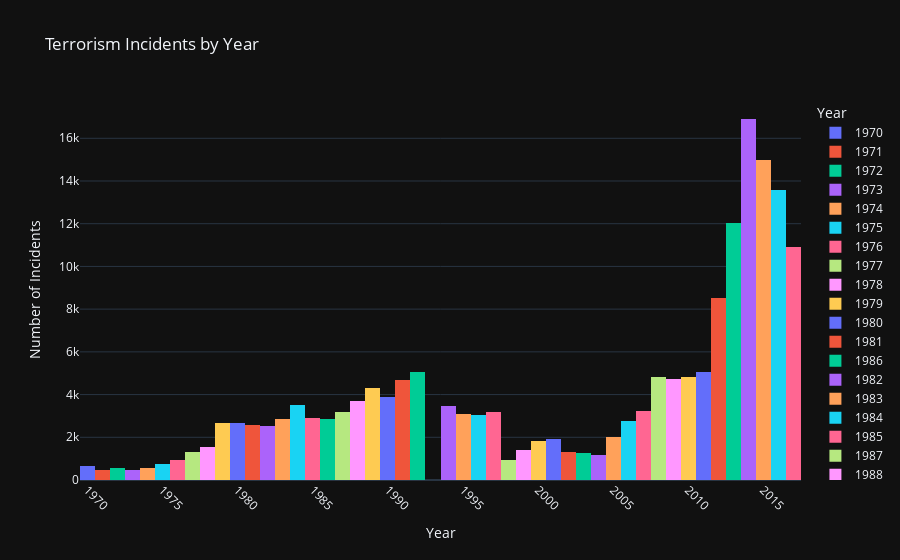

The notebook cell saved with this chart:
### Code cell
import plotly.express as px

# Create an interactive count plot using Plotly
fig = px.histogram(data, x='iyear', color='iyear', 
                   title="Temprature over year by Year",
                   labels={'iyear': 'Year'},)

# Update layout for better visibility
fig.update_layout(
    xaxis_title='Year',
    yaxis_title='Temprature over year',
    xaxis_tickangle=45,
    legend_title='Year',
    template='plotly_dark',  # Optional: for a dark theme
)

# Show the plot
fig.show()

### Figure 1 — Plotly figure (JSON) as saved in the notebook; plotly's stock layout.template omitted (floating-point values rounded to 4 significant figures; data arrays with more than 128 entries replaced by an {"elided": "..."} marker saying what was removed)
{"data": [{"alignmentgroup": "True", "bingroup": "x", "hovertemplate": "Year=%{x}<br>count=%{y}<extra></extra>", "legendgroup": "1970", "marker": {"color": "#636efa", "pattern": {"shape": ""}}, "name": "1970", "offsetgroup": "1970", "orientation": "v", "showlegend": true, "type": "histogram", "x": {"elided": "651 int values"}, "xaxis": "x", "yaxis": "y"}, {"alignmentgroup": "True", "bingroup": "x", "hovertemplate": "Year=%{x}<br>count=%{y}<extra></extra>", "legendgroup": "1971", "marker": {"color": "#EF553B", "pattern": {"shape": ""}}, "name": "1971", "offsetgroup": "1971", "orientation": "v", "showlegend": true, "type": "histogram", "x": {"elided": "471 int values"}, "xaxis": "x", "yaxis": "y"}, {"alignmentgroup": "True", "bingroup": "x", "hovertemplate": "Year=%{x}<br>count=%{y}<extra></extra>", "legendgroup": "1972", "marker": {"color": "#00cc96", "pattern": {"shape": ""}}, "name": "1972", "offsetgroup": "1972", "orientation": "v", "showlegend": true, "type": "histogram", "x": {"elided": "568 int values"}, "xaxis": "x", "yaxis": "y"}, {"alignmentgroup": "True", "bingroup": "x", "hovertemplate": "Year=%{x}<br>count=%{y}<extra></extra>", "legendgroup": "1973", "marker": {"color": "#ab63fa", "pattern": {"shape": ""}}, "name": "1973", "offsetgroup": "1973", "orientation": "v", "showlegend": true, "type": "histogram", "x": {"elided": "473 int values"}, "xaxis": "x", "yaxis": "y"}, {"alignmentgroup": "True", "bingroup": "x", "hovertemplate": "Year=%{x}<br>count=%{y}<extra></extra>", "legendgroup": "1974", "marker": {"color": "#FFA15A", "pattern": {"shape": ""}}, "name": "1974", "offsetgroup": "1974", "orientation": "v", "showlegend": true, "type": "histogram", "x": {"elided": "581 int values"}, "xaxis": "x", "yaxis": "y"}, {"alignmentgroup": "True", "bingroup": "x", "hovertemplate": "Year=%{x}<br>count=%{y}<extra></extra>", "legendgroup": "1975", "marker": {"color": "#19d3f3", "pattern": {"shape": ""}}, "name": "1975", "offsetgroup": "1975", "orientation": "v", "showlegend": true, "type": "histogram", "x": {"elided": "740 int values"}, "xaxis": "x", "yaxis": "y"}, {"alignmentgroup": "True", "bingroup": "x", "hovertemplate": "Year=%{x}<br>count=%{y}<extra></extra>", "legendgroup": "1976", "marker": {"color": "#FF6692", "pattern": {"shape": ""}}, "name": "1976", "offsetgroup": "1976", "orientation": "v", "showlegend": true, "type": "histogram", "x": {"elided": "923 int values"}, "xaxis": "x", "yaxis": "y"}, {"alignmentgroup": "True", "bingroup": "x", "hovertemplate": "Year=%{x}<br>count=%{y}<extra></extra>", "legendgroup": "1977", "marker": {"color": "#B6E880", "pattern": {"shape": ""}}, "name": "1977", "offsetgroup": "1977", "orientation": "v", "showlegend": true, "type": "histogram", "x": {"elided": "1319 int values"}, "xaxis": "x", "yaxis": "y"}, {"alignmentgroup": "True", "bingroup": "x", "hovertemplate": "Year=%{x}<br>count=%{y}<extra></extra>", "legendgroup": "1978", "marker": {"color": "#FF97FF", "pattern": {"shape": ""}}, "name": "1978", "offsetgroup": "1978", "orientation": "v", "showlegend": true, "type": "histogram", "x": {"elided": "1526 int values"}, "xaxis": "x", "yaxis": "y"}, {"alignmentgroup": "True", "bingroup": "x", "hovertemplate": "Year=%{x}<br>count=%{y}<extra></extra>", "legendgroup": "1979", "marker": {"color": "#FECB52", "pattern": {"shape": ""}}, "name": "1979", "offsetgroup": "1979", "orientation": "v", "showlegend": true, "type": "histogram", "x": {"elided": "2662 int values"}, "xaxis": "x", "yaxis": "y"}, {"alignmentgroup": "True", "bingroup": "x", "hovertemplate": "Year=%{x}<br>count=%{y}<extra></extra>", "legendgroup": "1980", "marker": {"color": "#636efa", "pattern": {"shape": ""}}, "name": "1980", "offsetgroup": "1980", "orientation": "v", "showlegend": true, "type": "histogram", "x": {"elided": "2662 int values"}, "xaxis": "x", "yaxis": "y"}, {"alignmentgroup": "True", "bingroup": "x", "hovertemplate": "Year=%{x}<br>count=%{y}<extra></extra>", "legendgroup": "1981", "marker": {"color": "#EF553B", "pattern": {"shape": ""}}, "name": "1981", "offsetgroup": "1981", "orientation": "v", "showlegend": true, "type": "histogram", "x": {"elided": "2586 int values"}, "xaxis": "x", "yaxis": "y"}, {"alignmentgroup": "True", "bingroup": "x", "hovertemplate": "Year=%{x}<br>count=%{y}<extra></extra>", "legendgroup": "1986", "marker": {"color": "#00cc96", "pattern": {"shape": ""}}, "name": "1986", "offsetgroup": "1986", "orientation": "v", "showlegend": true, "type": "histogram", "x": {"elided": "2860 int values"}, "xaxis": "x", "yaxis": "y"}, {"alignmentgroup": "True", "bingroup": "x", "hovertemplate": "Year=%{x}<br>count=%{y}<extra></extra>", "legendgroup": "1982", "marker": {"color": "#ab63fa", "pattern": {"shape": ""}}, "name": "1982", "offsetgroup": "1982", "orientation": "v", "showlegend": true, "type": "histogram", "x": {"elided": "2544 int values"}, "xaxis": "x", "yaxis": "y"}, {"alignmentgroup": "True", "bingroup": "x", "hovertemplate": "Year=%{x}<br>count=%{y}<extra></extra>", "legendgroup": "1983", "marker": {"color": "#FFA15A", "pattern": {"shape": ""}}, "name": "1983", "offsetgroup": "1983", "orientation": "v", "showlegend": true, "type": "histogram", "x": {"elided": "2870 int values"}, "xaxis": "x", "yaxis": "y"}, {"alignmentgroup": "True", "bingroup": "x", "hovertemplate": "Year=%{x}<br>count=%{y}<extra></extra>", "legendgroup": "1984", "marker": {"color": "#19d3f3", "pattern": {"shape": ""}}, "name": "1984", "offsetgroup": "1984", "orientation": "v", "showlegend": true, "type": "histogram", "x": {"elided": "3495 int values"}, "xaxis": "x", "yaxis": "y"}, {"alignmentgroup": "True", "bingroup": "x", "hovertemplate": "Year=%{x}<br>count=%{y}<extra></extra>", "legendgroup": "1985", "marker": {"color": "#FF6692", "pattern": {"shape": ""}}, "name": "1985", "offsetgroup": "1985", "orientation": "v", "showlegend": true, "type": "histogram", "x": {"elided": "2915 int values"}, "xaxis": "x", "yaxis": "y"}, {"alignmentgroup": "True", "bingroup": "x", "hovertemplate": "Year=%{x}<br>count=%{y}<extra></extra>", "legendgroup": "1987", "marker": {"color": "#B6E880", "pattern": {"shape": ""}}, "name": "1987", "offsetgroup": "1987", "orientation": "v", "showlegend": true, "type": "histogram", "x": {"elided": "3183 int values"}, "xaxis": "x", "yaxis": "y"}, {"alignmentgroup": "True", "bingroup": "x", "hovertemplate": "Year=%{x}<br>count=%{y}<extra></extra>", "legendgroup": "1988", "marker": {"color": "#FF97FF", "pattern": {"shape": ""}}, "name": "1988", "offsetgroup": "1988", "orientation": "v", "showlegend": true, "type": "histogram", "x": {"elided": "3721 int values"}, "xaxis": "x", "yaxis": "y"}, {"alignmentgroup": "True", "bingroup": "x", "hovertemplate": "Year=%{x}<br>count=%{y}<extra></extra>", "legendgroup": "1989", "marker": {"color": "#FECB52", "pattern": {"shape": ""}}, "name": "1989", "offsetgroup": "1989", "orientation": "v", "showlegend": true, "type": "histogram", "x": {"elided": "4324 int values"}, "xaxis": "x", "yaxis": "y"}, {"alignmentgroup": "True", "bingroup": "x", "hovertemplate": "Year=%{x}<br>count=%{y}<extra></extra>", "legendgroup": "1990", "marker": {"color": "#636efa", "pattern": {"shape": ""}}, "name": "1990", "offsetgroup": "1990", "orientation": "v", "showlegend": true, "type": "histogram", "x": {"elided": "3887 int values"}, "xaxis": "x", "yaxis": "y"}, {"alignmentgroup": "True", "bingroup": "x", "hovertemplate": "Year=%{x}<br>count=%{y}<extra></extra>", "legendgroup": "1991", "marker": {"color": "#EF553B", "pattern": {"shape": ""}}, "name": "1991", "offsetgroup": "1991", "orientation": "v", "showlegend": true, "type": "histogram", "x": {"elided": "4683 int values"}, "xaxis": "x", "yaxis": "y"}, {"alignmentgroup": "True", "bingroup": "x", "hovertemplate": "Year=%{x}<br>count=%{y}<extra></extra>", "legendgroup": "1992", "marker": {"color": "#00cc96", "pattern": {"shape": ""}}, "name": "1992", "offsetgroup": "1992", "orientation": "v", "showlegend": true, "type": "histogram", "x": {"elided": "5071 int values"}, "xaxis": "x", "yaxis": "y"}, {"alignmentgroup": "True", "bingroup": "x", "hovertemplate": "Year=%{x}<br>count=%{y}<extra></extra>", "legendgroup": "1994", "marker": {"color": "#ab63fa", "pattern": {"shape": ""}}, "name": "1994", "offsetgroup": "1994", "orientation": "v", "showlegend": true, "type": "histogram", "x": {"elided": "3456 int values"}, "xaxis": "x", "yaxis": "y"}, {"alignmentgroup": "True", "bingroup": "x", "hovertemplate": "Year=%{x}<br>count=%{y}<extra></extra>", "legendgroup": "1995", "marker": {"color": "#FFA15A", "pattern": {"shape": ""}}, "name": "1995", "offsetgroup": "1995", "orientation": "v", "showlegend": true, "type": "histogram", "x": {"elided": "3081 int values"}, "xaxis": "x", "yaxis": "y"}, {"alignmentgroup": "True", "bingroup": "x", "hovertemplate": "Year=%{x}<br>count=%{y}<extra></extra>", "legendgroup": "1996", "marker": {"color": "#19d3f3", "pattern": {"shape": ""}}, "name": "1996", "offsetgroup": "1996", "orientation": "v", "showlegend": true, "type": "histogram", "x": {"elided": "3058 int values"}, "xaxis": "x", "yaxis": "y"}, {"alignmentgroup": "True", "bingroup": "x", "hovertemplate": "Year=%{x}<br>count=%{y}<extra></extra>", "legendgroup": "1997", "marker": {"color": "#FF6692", "pattern": {"shape": ""}}, "name": "1997", "offsetgroup": "1997", "orientation": "v", "showlegend": true, "type": "histogram", "x": {"elided": "3197 int values"}, "xaxis": "x", "yaxis": "y"}, {"alignmentgroup": "True", "bingroup": "x", "hovertemplate": "Year=%{x}<br>count=%{y}<extra></extra>", "legendgroup": "1998", "marker": {"color": "#B6E880", "pattern": {"shape": ""}}, "name": "1998", "offsetgroup": "1998", "orientation": "v", "showlegend": true, "type": "histogram", "x": {"elided": "934 int values"}, "xaxis": "x", "yaxis": "y"}, {"alignmentgroup": "True", "bingroup": "x", "hovertemplate": "Year=%{x}<br>count=%{y}<extra></extra>", "legendgroup": "1999", "marker": {"color": "#FF97FF", "pattern": {"shape": ""}}, "name": "1999", "offsetgroup": "1999", "orientation": "v", "showlegend": true, "type": "histogram", "x": {"elided": "1395 int values"}, "xaxis": "x", "yaxis": "y"}, {"alignmentgroup": "True", "bingroup": "x", "hovertemplate": "Year=%{x}<br>count=%{y}<extra></extra>", "legendgroup": "2000", "marker": {"color": "#FECB52", "pattern": {"shape": ""}}, "name": "2000", "offsetgroup": "2000", "orientation": "v", "showlegend": true, "type": "histogram", "x": {"elided": "1814 int values"}, "xaxis": "x", "yaxis": "y"}, {"alignmentgroup": "True", "bingroup": "x", "hovertemplate": "Year=%{x}<br>count=%{y}<extra></extra>", "legendgroup": "2001", "marker": {"color": "#636efa", "pattern": {"shape": ""}}, "name": "2001", "offsetgroup": "2001", "orientation": "v", "showlegend": true, "type": "histogram", "x": {"elided": "1906 int values"}, "xaxis": "x", "yaxis": "y"}, {"alignmentgroup": "True", "bingroup": "x", "hovertemplate": "Year=%{x}<br>count=%{y}<extra></extra>", "legendgroup": "2002", "marker": {"color": "#EF553B", "pattern": {"shape": ""}}, "name": "2002", "offsetgroup": "2002", "orientation": "v", "showlegend": true, "type": "histogram", "x": {"elided": "1333 int values"}, "xaxis": "x", "yaxis": "y"}, {"alignmentgroup": "True", "bingroup": "x", "hovertemplate": "Year=%{x}<br>count=%{y}<extra></extra>", "legendgroup": "2003", "marker": {"color": "#00cc96", "pattern": {"shape": ""}}, "name": "2003", "offsetgroup": "2003", "orientation": "v", "showlegend": true, "type": "histogram", "x": {"elided": "1278 int values"}, "xaxis": "x", "yaxis": "y"}, {"alignmentgroup": "True", "bingroup": "x", "hovertemplate": "Year=%{x}<br>count=%{y}<extra></extra>", "legendgroup": "2004", "marker": {"color": "#ab63fa", "pattern": {"shape": ""}}, "name": "2004", "offsetgroup": "2004", "orientation": "v", "showlegend": true, "type": "histogram", "x": {"elided": "1166 int values"}, "xaxis": "x", "yaxis": "y"}, {"alignmentgroup": "True", "bingroup": "x", "hovertemplate": "Year=%{x}<br>count=%{y}<extra></extra>", "legendgroup": "2005", "marker": {"color": "#FFA15A", "pattern": {"shape": ""}}, "name": "2005", "offsetgroup": "2005", "orientation": "v", "showlegend": true, "type": "histogram", "x": {"elided": "2017 int values"}, "xaxis": "x", "yaxis": "y"}, {"alignmentgroup": "True", "bingroup": "x", "hovertemplate": "Year=%{x}<br>count=%{y}<extra></extra>", "legendgroup": "2006", "marker": {"color": "#19d3f3", "pattern": {"shape": ""}}, "name": "2006", "offsetgroup": "2006", "orientation": "v", "showlegend": true, "type": "histogram", "x": {"elided": "2758 int values"}, "xaxis": "x", "yaxis": "y"}, {"alignmentgroup": "True", "bingroup": "x", "hovertemplate": "Year=%{x}<br>count=%{y}<extra></extra>", "legendgroup": "2007", "marker": {"color": "#FF6692", "pattern": {"shape": ""}}, "name": "2007", "offsetgroup": "2007", "orientation": "v", "showlegend": true, "type": "histogram", "x": {"elided": "3242 int values"}, "xaxis": "x", "yaxis": "y"}, {"alignmentgroup": "True", "bingroup": "x", "hovertemplate": "Year=%{x}<br>count=%{y}<extra></extra>", "legendgroup": "2008", "marker": {"color": "#B6E880", "pattern": {"shape": ""}}, "name": "2008", "offsetgroup": "2008", "orientation": "v", "showlegend": true, "type": "histogram", "x": {"elided": "4805 int values"}, "xaxis": "x", "yaxis": "y"}, {"alignmentgroup": "True", "bingroup": "x", "hovertemplate": "Year=%{x}<br>count=%{y}<extra></extra>", "legendgroup": "2009", "marker": {"color": "#FF97FF", "pattern": {"shape": ""}}, "name": "2009", "offsetgroup": "2009", "orientation": "v", "showlegend": true, "type": "histogram", "x": {"elided": "4721 int values"}, "xaxis": "x", "yaxis": "y"}, {"alignmentgroup": "True", "bingroup": "x", "hovertemplate": "Year=%{x}<br>count=%{y}<extra></extra>", "legendgroup": "2010", "marker": {"color": "#FECB52", "pattern": {"shape": ""}}, "name": "2010", "offsetgroup": "2010", "orientation": "v", "showlegend": true, "type": "histogram", "x": {"elided": "4826 int values"}, "xaxis": "x", "yaxis": "y"}, {"alignmentgroup": "True", "bingroup": "x", "hovertemplate": "Year=%{x}<br>count=%{y}<extra></extra>", "legendgroup": "2011", "marker": {"color": "#636efa", "pattern": {"shape": ""}}, "name": "2011", "offsetgroup": "2011", "orientation": "v", "showlegend": true, "type": "histogram", "x": {"elided": "5076 int values"}, "xaxis": "x", "yaxis": "y"}, {"alignmentgroup": "True", "bingroup": "x", "hovertemplate": "Year=%{x}<br>count=%{y}<extra></extra>", "legendgroup": "2012", "marker": {"color": "#EF553B", "pattern": {"shape": ""}}, "name": "2012", "offsetgroup": "2012", "orientation": "v", "showlegend": true, "type": "histogram", "x": {"elided": "8522 int values"}, "xaxis": "x", "yaxis": "y"}, {"alignmentgroup": "True", "bingroup": "x", "hovertemplate": "Year=%{x}<br>count=%{y}<extra></extra>", "legendgroup": "2013", "marker": {"color": "#00cc96", "pattern": {"shape": ""}}, "name": "2013", "offsetgroup": "2013", "orientation": "v", "showlegend": true, "type": "histogram", "x": {"elided": "12036 int values"}, "xaxis": "x", "yaxis": "y"}, {"alignmentgroup": "True", "bingroup": "x", "hovertemplate": "Year=%{x}<br>count=%{y}<extra></extra>", "legendgroup": "2014", "marker": {"color": "#ab63fa", "pattern": {"shape": ""}}, "name": "2014", "offsetgroup": "2014", "orientation": "v", "showlegend": true, "type": "histogram", "x": {"elided": "16903 int values"}, "xaxis": "x", "yaxis": "y"}, {"alignmentgroup": "True", "bingroup": "x", "hovertemplate": "Year=%{x}<br>count=%{y}<extra></extra>", "legendgroup": "2015", "marker": {"color": "#FFA15A", "pattern": {"shape": ""}}, "name": "2015", "offsetgroup": "2015", "orientation": "v", "showlegend": true, "type": "histogram", "x": {"elided": "14965 int values"}, "xaxis": "x", "yaxis": "y"}, {"alignmentgroup": "True", "bingroup": "x", "hovertemplate": "Year=%{x}<br>count=%{y}<extra></extra>", "legendgroup": "2016", "marker": {"color": "#19d3f3", "pattern": {"shape": ""}}, "name": "2016", "offsetgroup": "2016", "orientation": "v", "showlegend": true, "type": "histogram", "x": {"elided": "13587 int values"}, "xaxis": "x", "yaxis": "y"}, {"alignmentgroup": "True", "bingroup": "x", "hovertemplate": "Year=%{x}<br>count=%{y}<extra></extra>", "legendgroup": "2017", "marker": {"color": "#FF6692", "pattern": {"shape": ""}}, "name": "2017", "offsetgroup": "2017", "orientation": "v", "showlegend": true, "type": "histogram", "x": {"elided": "10900 int values"}, "xaxis": "x", "yaxis": "y"}], "layout": {"barmode": "relative", "legend": {"title": {"text": "Year"}, "tracegroupgap": 0}, "title": {"text": "Terrorism Incidents by Year"}, "xaxis": {"anchor": "y", "categoryarray": [1970, 1971, 1972, 1973, 1974, 1975, 1976, 1977, 1978, 1979, 1980, 1981, 1986, 1982, 1983, 1984, 1985, 1987, 1988, 1989, 1990, 1991, 1992, 1994, 1995, 1996, 1997, 1998, 1999, 2000, 2001, 2002, 2003, 2004, 2005, 2006, 2007, 2008, 2009, 2010, 2011, 2012, 2013, 2014, 2015, 2016, 2017], "categoryorder": "array", "domain": [0, 1], "tickangle": 45, "title": {"text": "Year"}}, "yaxis": {"anchor": "x", "domain": [0, 1], "title": {"text": "Number of Incidents"}}}}
